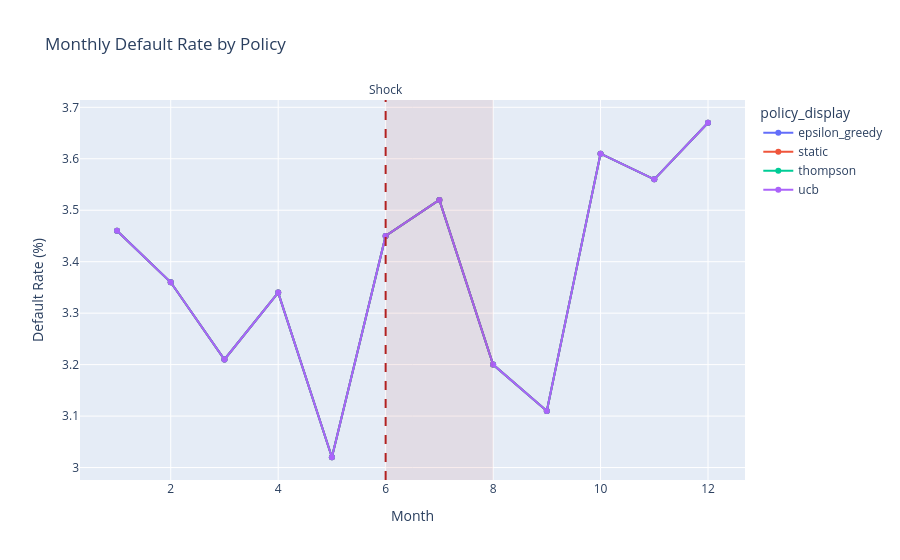

Notebook cell for this chart:
### Markdown cell above
## Section 3: Monthly Default Rate

Revenue only matters if default risk stays under control. This chart isolates monthly default behavior for the three learning policies plus the static benchmark so we can see the shock spike and any subsequent recovery.

### Code cell
default_policies = ['thompson', 'ucb', 'epsilon_greedy', 'static']
monthly_default = (
    results_df.loc[results_df['policy_display'].isin(default_policies)]
    .groupby(['policy_display', 'month'], as_index=False)['did_default']
    .mean()
)
monthly_default['default_rate_pct'] = monthly_default['did_default'] * 100.0

fig_default = px.line(
    monthly_default,
    x='month',
    y='default_rate_pct',
    color='policy_display',
    markers=True,
    title='Monthly Default Rate by Policy',
)
fig_default.add_vline(x=6, line_dash='dash', line_color='firebrick', annotation_text='Shock', annotation_position='top')
fig_default.add_vrect(x0=6, x1=8, line_width=0, fillcolor='firebrick', opacity=0.08)
fig_default.update_layout(xaxis_title='Month', yaxis_title='Default Rate (%)')
fig_default.show()

### Figure 1 — Plotly figure (JSON) as saved in the notebook; plotly's stock layout.template omitted (floating-point values rounded to 4 significant figures)
{"data": [{"hovertemplate": "policy_display=epsilon_greedy<br>month=%{x}<br>default_rate_pct=%{y}<extra></extra>", "legendgroup": "epsilon_greedy", "line": {"color": "#636efa", "dash": "solid"}, "marker": {"symbol": "circle"}, "mode": "lines+markers", "name": "epsilon_greedy", "orientation": "v", "showlegend": true, "type": "scatter", "x": [1, 2, 3, 4, 5, 6, 7, 8, 9, 10, 11, 12], "xaxis": "x", "y": [3.46, 3.36, 3.21, 3.34, 3.02, 3.45, 3.52, 3.2, 3.11, 3.61, 3.56, 3.67], "yaxis": "y"}, {"hovertemplate": "policy_display=static<br>month=%{x}<br>default_rate_pct=%{y}<extra></extra>", "legendgroup": "static", "line": {"color": "#EF553B", "dash": "solid"}, "marker": {"symbol": "circle"}, "mode": "lines+markers", "name": "static", "orientation": "v", "showlegend": true, "type": "scatter", "x": [1, 2, 3, 4, 5, 6, 7, 8, 9, 10, 11, 12], "xaxis": "x", "y": [3.46, 3.36, 3.21, 3.34, 3.02, 3.45, 3.52, 3.2, 3.11, 3.61, 3.56, 3.67], "yaxis": "y"}, {"hovertemplate": "policy_display=thompson<br>month=%{x}<br>default_rate_pct=%{y}<extra></extra>", "legendgroup": "thompson", "line": {"color": "#00cc96", "dash": "solid"}, "marker": {"symbol": "circle"}, "mode": "lines+markers", "name": "thompson", "orientation": "v", "showlegend": true, "type": "scatter", "x": [1, 2, 3, 4, 5, 6, 7, 8, 9, 10, 11, 12], "xaxis": "x", "y": [3.46, 3.36, 3.21, 3.34, 3.02, 3.45, 3.52, 3.2, 3.11, 3.61, 3.56, 3.67], "yaxis": "y"}, {"hovertemplate": "policy_display=ucb<br>month=%{x}<br>default_rate_pct=%{y}<extra></extra>", "legendgroup": "ucb", "line": {"color": "#ab63fa", "dash": "solid"}, "marker": {"symbol": "circle"}, "mode": "lines+markers", "name": "ucb", "orientation": "v", "showlegend": true, "type": "scatter", "x": [1, 2, 3, 4, 5, 6, 7, 8, 9, 10, 11, 12], "xaxis": "x", "y": [3.46, 3.36, 3.21, 3.34, 3.02, 3.45, 3.52, 3.2, 3.11, 3.61, 3.56, 3.67], "yaxis": "y"}], "layout": {"annotations": [{"showarrow": false, "text": "Shock", "x": 6, "xanchor": "center", "xref": "x", "y": 1, "yanchor": "bottom", "yref": "y domain"}], "legend": {"title": {"text": "policy_display"}, "tracegroupgap": 0}, "shapes": [{"line": {"color": "firebrick", "dash": "dash"}, "type": "line", "x0": 6, "x1": 6, "xref": "x", "y0": 0, "y1": 1, "yref": "y domain"}, {"fillcolor": "firebrick", "line": {"width": 0}, "opacity": 0.08, "type": "rect", "x0": 6, "x1": 8, "xref": "x", "y0": 0, "y1": 1, "yref": "y domain"}], "title": {"text": "Monthly Default Rate by Policy"}, "xaxis": {"anchor": "y", "domain": [0.0, 1.0], "title": {"text": "Month"}}, "yaxis": {"anchor": "x", "domain": [0.0, 1.0], "title": {"text": "Default Rate (%)"}}}}
